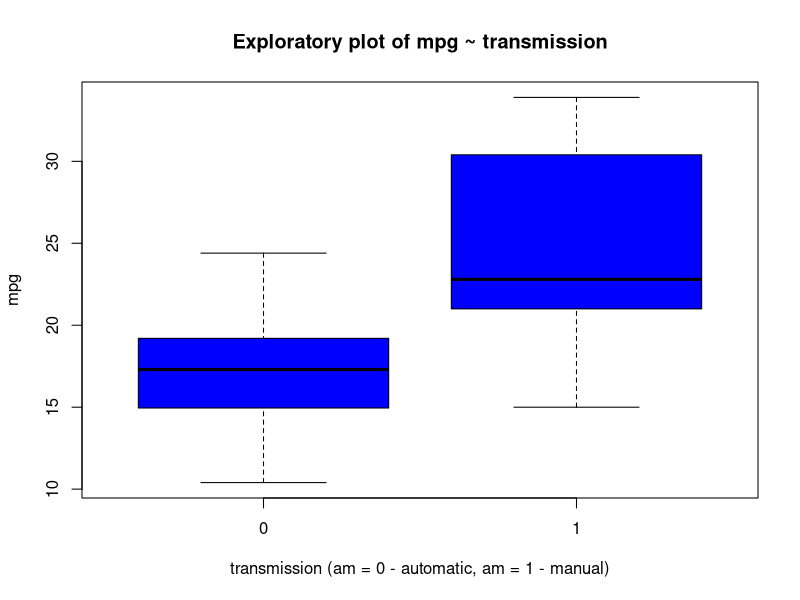
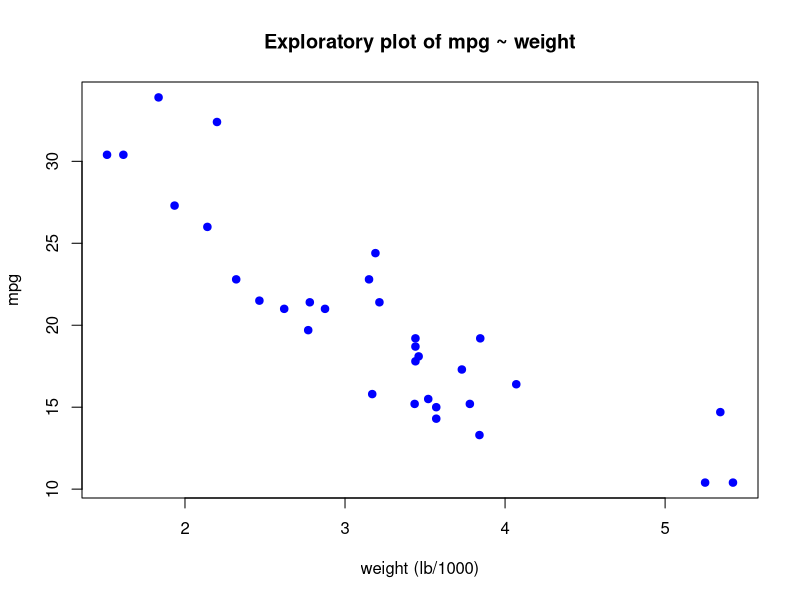
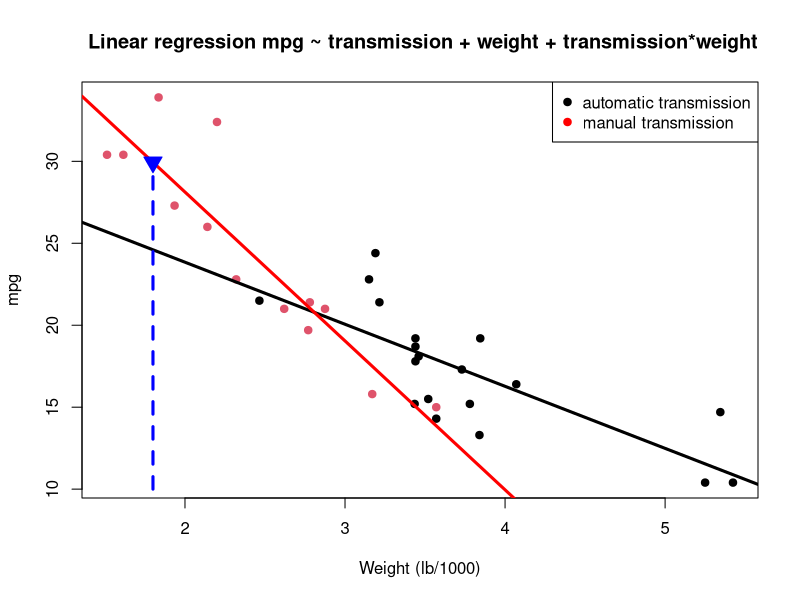

Recreate these plots in R, in order.
## ---- chunk 1
library(datasets)
data(mtcars)
mtcars$am <- as.factor(mtcars$am)
plot(mtcars$am, mtcars$mpg, xlab = "transmission (am = 0 - automatic, am = 1 - manual)",
     ylab = "mpg", main = "Exploratory plot of mpg ~ transmission", col = "blue")
## ---- chunk 2
library(datasets)
data(mtcars)
mtcars$am <- as.factor(mtcars$am)
plot(mtcars$wt, mtcars$mpg, xlab = "weight (lb/1000)", ylab = "mpg", 
     main = "Exploratory plot of mpg ~ weight", col = "blue", bg = "blue", pch = 19)
## ---- chunk 3
fit <- lm(mpg ~ wt + am  + am*wt, data = mtcars)
transmission <- 1
weight <- 1.8
prediction <- coef(fit)[1] + coef(fit)[2]*weight + coef(fit)[3]*transmission + coef(fit)[4]*weight*transmission
      
plot(mtcars$wt,mtcars$mpg, pch=19, col=mtcars$am, xlab = "Weight (lb/1000)", ylab = "mpg")
abline(fit$coeff[1], fit$coeff[2],lwd=3, col = "black")
abline(fit$coeff[1] + fit$coeff[3], fit$coeff[2] + fit$coeff[4],lwd=3, col = "red")
lines(c(weight, weight), c(10, prediction), col = "blue", lwd = 3, lty = "dashed")
points(weight, prediction, col = "blue", pch = 25, bg = "blue", cex = 1.8)
title(" Linear regression mpg ~ transmission + weight + transmission*weight")
legend("topright", pch = 19, col = c("black","red"), legend = c("automatic transmission", "manual transmission"))
